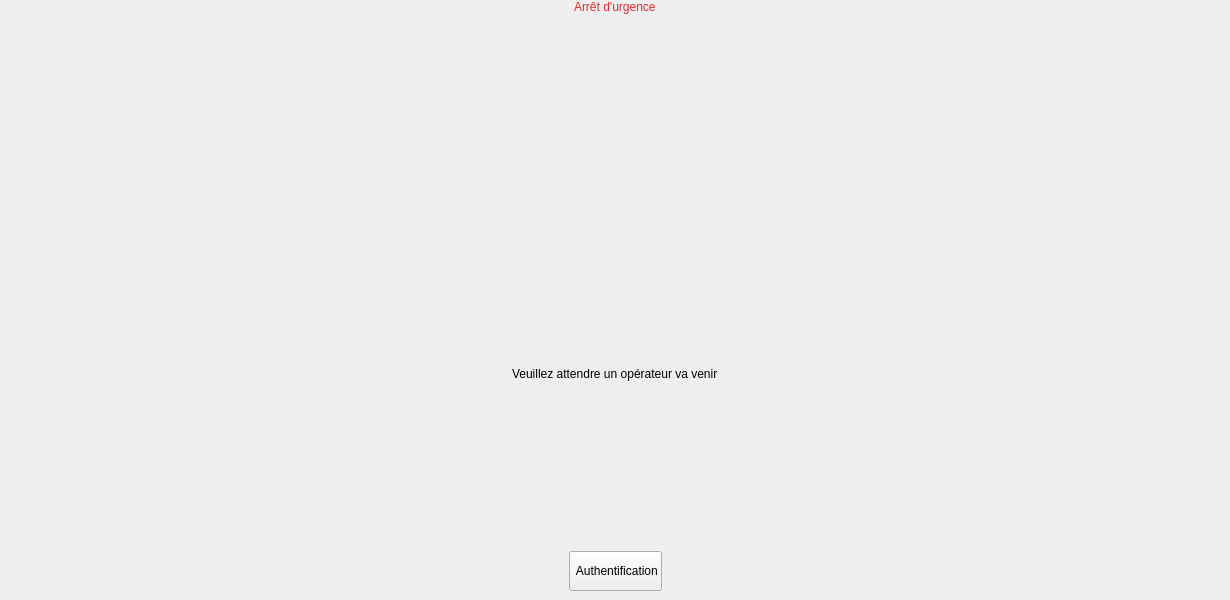
    <widget class="QWidget" name="page_urgence">
     <widget class="QWidget" name="verticalLayoutWidget">
      <property name="geometry">
       <rect>
        <x>10</x>
        <y>0</y>
        <width>1211</width>
        <height>591</height>
       </rect>
      </property>
      <layout class="QVBoxLayout" name="verticalLayout">
       <item alignment="Qt::AlignHCenter|Qt::AlignTop">
        <widget class="QLabel" name="label_7">
         <property name="styleSheet">
          <string notr="true">font: 40pt &quot;Ubuntu&quot;;
color: rgb(239, 41, 41);</string>
         </property>
         <property name="text">
          <string>Arrêt d'urgence</string>
         </property>
        </widget>
       </item>
       <item alignment="Qt::AlignHCenter">
        <widget class="QLabel" name="label_18">
         <property name="text">
          <string/>
         </property>
         <property name="pixmap">
          <pixmap>../build-tp_note-Desktop_Qt_5_8_0_GCC_64bit-Debug/ressources/danger.png</pixmap>
         </property>
        </widget>
       </item>
       <item alignment="Qt::AlignHCenter|Qt::AlignTop">
        <widget class="QLabel" name="label_8">
         <property name="styleSheet">
          <string notr="true">font: 30pt &quot;Ubuntu&quot;;</string>
         </property>
         <property name="text">
          <string>Veuillez attendre un opérateur va venir</string>
         </property>
        </widget>
       </item>
       <item alignment="Qt::AlignHCenter">
        <widget class="QPushButton" name="Button_auth3">
         <property name="minimumSize">
          <size>
           <width>0</width>
           <height>40</height>
          </size>
         </property>
         <property name="text">
          <string> Authentification</string>
         </property>
         <property name="icon">
          <iconset>
           <normaloff>../build-tp_note-Desktop_Qt_5_8_0_GCC_64bit-Debug/ressources/lock.png</normaloff>../build-tp_note-Desktop_Qt_5_8_0_GCC_64bit-Debug/ressources/lock.png</iconset>
         </property>
        </widget>
       </item>
      </layout>
     </widget>
    </widget>
